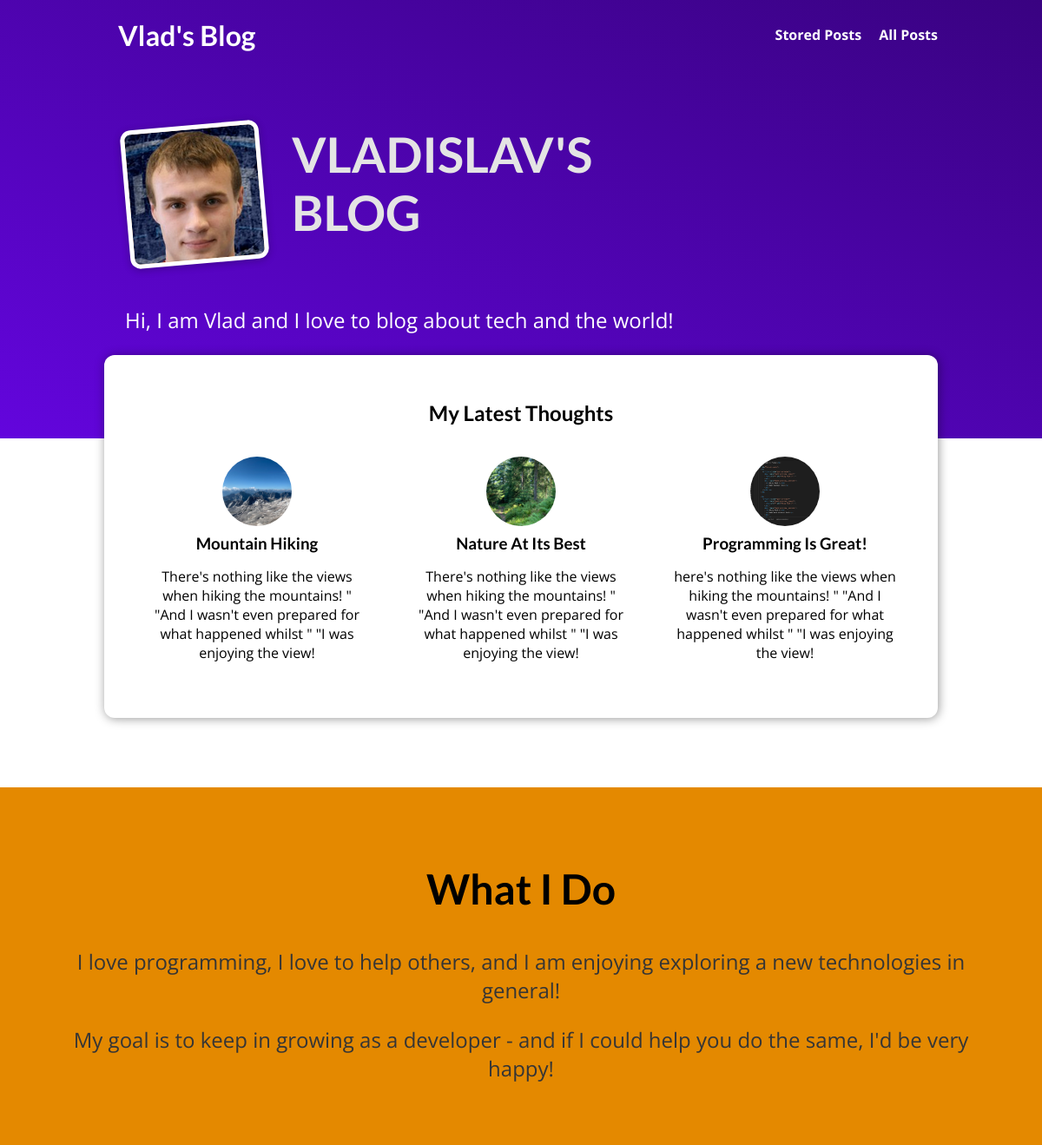
The page / on the database its author committed.
### blog/models.py (models this page shows, shortened)
class Post(models.Model):
    title = models.CharField(max_length=150)
    excerpt = models.CharField(max_length=200)
    image = models.ImageField(upload_to='posts', null=True)
    date = models.DateField(auto_now=True)
    slug = models.SlugField(unique=True, db_index=True)
    content = models.TextField(validators=[MinLengthValidator(10)])
    author = models.ForeignKey(Author, on_delete=models.SET_NULL, null=True, related_name='posts')
    tags = models.ManyToManyField(Tag)

### blog/views.py (the view)
# urls.py: path('', views.StartingPageView.as_view(), name='starting-page'),
class StartingPageView(ListView):
    template_name = 'blog/index.html'
    model = Post
    ordering = ['-date']
    context_object_name = 'posts'
    def get_queryset(self):
        queryset = super().get_queryset()
        data = queryset[:3]
        return data

### blog/templates/blog/index.html (shortened to what this page needs)
{% extends "base.html" %}
{% load static %}
{% block css_files %}
    <link rel="stylesheet" href="{% static 'blog/post.css' %}"/>
    <link rel="stylesheet" href="{% static 'blog/index.css' %}"/>
{% endblock %}
{% block content %}
    <section id="welcome">
        <header>
            <img src="{% static 'blog/images/IMG_0900.png' %}" alt="Vlad - The Author Of This Blog" />
            <h2>VLADISLAV'S BLOG</h2>
        </header>
        <p>Hi, I am Vlad and I love to blog about tech and the world!</p>
    </section>
    <section id="latest-posts">
        <h2>My Latest Thoughts</h2>
        <ul>
            {% for post in posts %}
                {% include 'blog/includes/post.html' %}
            {% endfor %}
        </ul>
    </section>
    <section id="about">
        <h2>What I Do</h2>
        <p>I love programming, I love to help others, and
            I am enjoying exploring a new technologies in general!
        </p>
        <p>
            My goal is to keep in growing as a developer - and if
            I could help you do the same, I'd be very happy!
        </p>
    </section>
{% endblock %}

### blog/templates/blog/includes/post.html
<li>
    <article class="post">
        <a href="{% url 'post-detail-page' post.slug %}">
            <img src="{{ post.image.url }}" alt="{{ post.title }}"/>
            <div class="post__content">
                <h3>{{ post.title }}</h3>
                <p>{{ post.excerpt }}</p>
            </div>
        </a>
    </article>
</li>

### static/app.css (style rules this page uses)
* { box-sizing: border-box; }
html { font-family: 'Open Sans', 'Lato', sans-serif; }
body { margin: 0; }
h1, h2, h3 { font-family: 'Lato', sans-serif; font-weight: bold; }

### blog/static/blog/post.css (style rules this page uses)
.post { display: flex; flex-direction: column; align-items: center; text-align: center; }
.post a { text-decoration: none; color: black; transition: all 0.2s ease; padding: 1rem; }
.post img { width: 5rem; height: 5rem; object-fit: cover; border-radius: 50%; }
.post h3 { margin: 0.25rem 0; }

### blog/static/blog/index.css (style rules this page uses)
#welcome { background: linear-gradient(to right top, #6305dd, #390281); padding: 6rem 12%; }
#welcome header { display: flex; align-items: flex-start; margin: 3rem auto; }
#welcome img { width: 10rem; height: 10rem; object-fit: cover; object-position: top; border: 5px solid white; border-radius: 12px; background-color: #ffe1bf; transform: rotateZ(-5deg); box-shadow: 0 2px 8px rgba(0, 0, 0, 0.25); }
#welcome h2 { font-size: 3.5rem; margin: 0 0 0 2rem; color: #e4e4e4; width: 10rem; }
#welcome p { color: white; font-size: 1.5rem; }
#latest-posts { background-color: white; padding: 2rem; border-radius: 12px; width: 60rem; margin: -6rem auto 2rem auto; box-shadow: 1px 1px 12px rgba(0, 0, 0, 0.4); }
#latest-posts h2 { text-align: center; }
#latest-posts ul { list-style: none; margin: 0; padding: 0; display: flex; gap: 1rem; }
#latest-posts li { flex: 1; }
#about { text-align: center; padding: 3rem; background-color: #e48900; margin-top: 5rem; }
#about h2 { font-size: 3rem; }
#about p { font-size: 1.5rem; color: #353535; }

### rows shown on the page
Post: image (picture), title "Mountain Hiking", excerpt "There's nothing like the views when hiking the mountains! \" \"And I wasn't even prepared for what happened whilst \" \"I was enjoying the view!"
Post: image (picture), title "Nature At Its Best", excerpt "There's nothing like the views when hiking the mountains! \" \"And I wasn't even prepared for what happened whilst \" \"I was enjoying the view!"
Post: image (picture), title "Programming Is Great!", excerpt "here's nothing like the views when hiking the mountains! \" \"And I wasn't even prepared for what happened whilst \" \"I was enjoying the view!"
